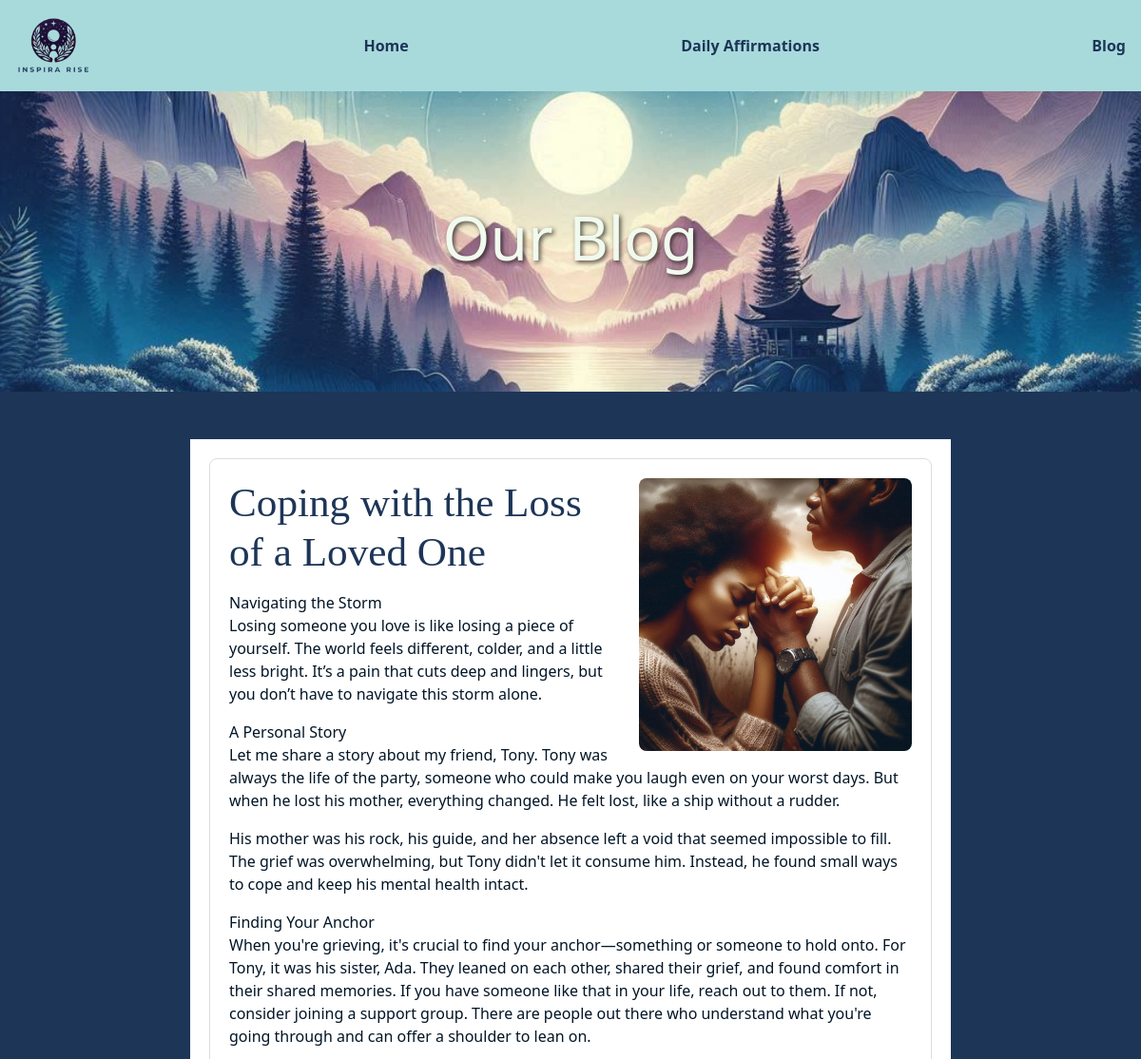
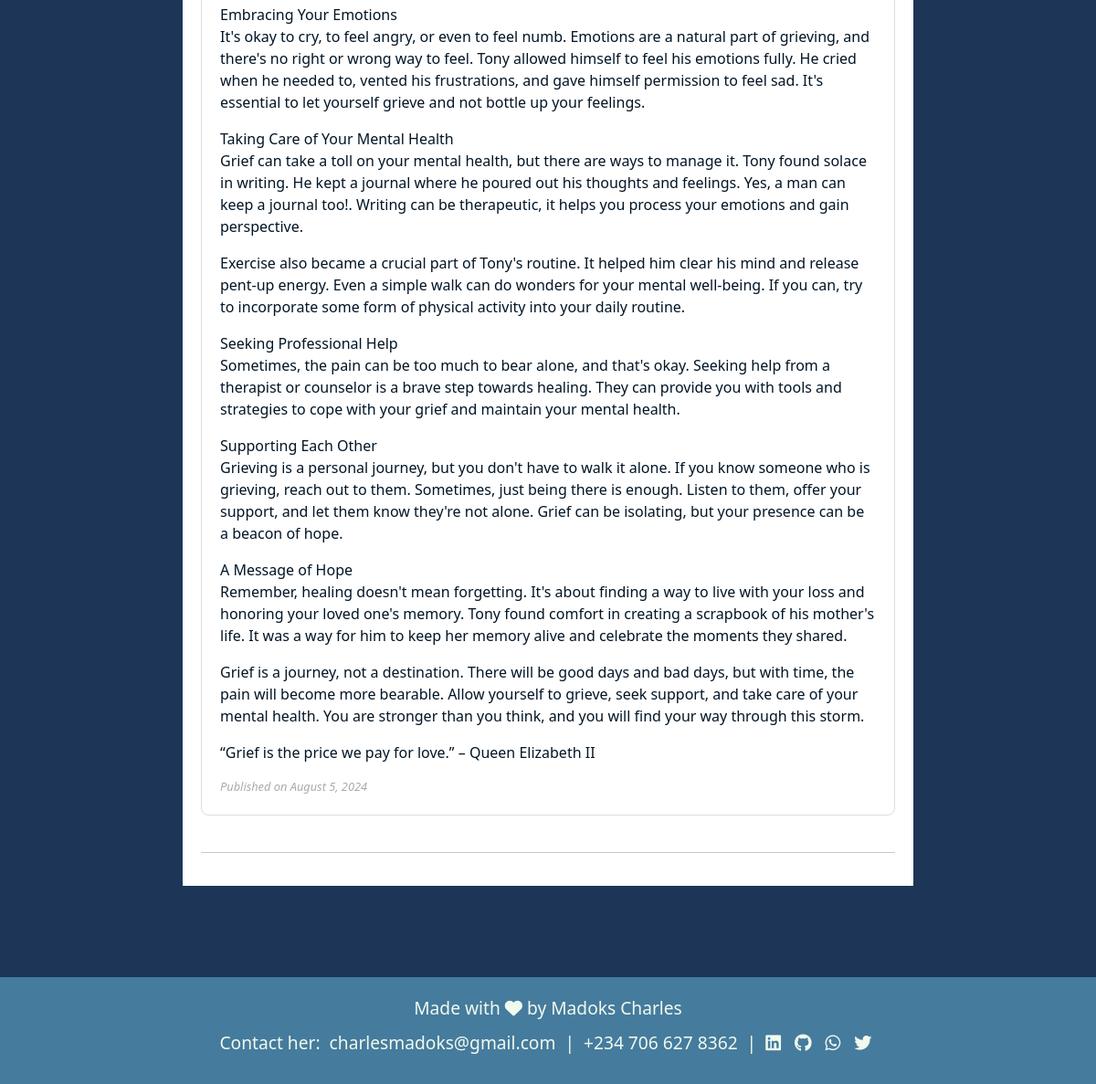
Screenshot of /blog/ with the database file from the repository (2 pictures, top to bottom).
### quotes/models.py (models this page shows, shortened)
class BlogPost(models.Model):
    title = models.CharField(max_length=200)
    content = models.TextField()
    created_at = models.DateTimeField(auto_now_add=True)
    updated_at = models.DateTimeField(auto_now=True)
    image = models.ImageField(upload_to='blog_images/', null=True, blank=True)

### quotes/views.py (the view)
# urls.py: path('blog/', blog, name='blog'),
def blog(request):
    posts = BlogPost.objects.all().order_by('-created_at')
    return render(request, 'quotes/blog.html', {'posts': posts})

### quotes/templates/quotes/blog.html
{% extends 'base.html' %}
{% load static %}
{% block content %}
<div class="blog-cover">
    <img src="{% static 'quotes/images/pic2.png' %}" alt="Our Blog Cover" class="cover-image">
    <div class="cover-text">
        <h1>Our Blog</h1>
    </div>
</div>
<div class="blog-container">
    {% for post in posts %}
        <article class="blog-post">
            {% if post.image %}
                <img src="{{ post.image.url }}" alt="{{ post.title }}" class="post-image">
            {% endif %}
            <h2>{{ post.title }}</h2>
            <p>{{ post.content|linebreaks }}</p>
            <small class="date">Published on {{ post.created_at|date:"F j, Y" }}</small>
        </article>
        <hr>
    {% endfor %}
</div>
{% endblock %}

### quotes/static/quotes/css/styles.css (style rules this page uses)
:root { --primary-color: #A8DADC; --secondary-color: #F1FAEE; --accent-color: #457B9D; --background-color: #1D3557; }
body { background-color: var(--background-color) !important; font-family: Arial, sans-serif; color: var(--secondary-color); margin: 0; padding: 0; }
h1, h2 { color: var(--secondary-color) !important; }
.date { font-size: 0.8em; color: #888; }
.blog-cover { position: relative; text-align: center; color: white; margin-bottom: 50px; }
.cover-image { width: 100%; height: auto; display: block; }
.cover-text { position: absolute; top: 50%; left: 50%; transform: translate(-50%, -50%); }
.cover-text h1 { font-size: 4rem; text-shadow: 2px 2px 5px rgba(0, 0, 0, 0.7); }
.blog-container { max-width: 800px; margin: 0 auto; padding: 20px; background-color: #ffffff; }
.blog-post { position: relative; margin-bottom: 40px; padding: 20px; border: 1px solid #ddd; border-radius: 8px; background-color: #ffffff; }
.blog-post img { float: right; margin-left: 20px; margin-bottom: 10px; max-width: 40%; border-radius: 8px; }
.blog-post h2 { color: var(--background-color) !important; margin-top: 0; font-family: 'Playfair Display', serif; font-size: 2.7rem; }
.blog-post p { color: #021526; }
.date { display: block; margin-top: 10px; font-style: italic; color: #aaa; }
html, body { height: 100%; margin: 0; }
body { display: flex; flex-direction: column; }

### rows the page displays
BlogPost: image (picture), title "Coping with the Loss of a Loved One", content "Navigating the Storm Losing someone you love is like losing a piece of yourself. The world feels different, colder, and a little less bright. It’s a pain that cuts deep and lingers, but you don’t have to navigate this storm alone. A Personal Story Let me share a story about my friend, Tony. Tony was always the life of the party, someone who could make you laugh even on your worst days. But when he lost his mother, everything changed. He felt lost, like a ship without a rudder. His mother was his rock, his guide, and her absence left a void that seemed impossible to fill. The grief was overwhelming, but Tony didn't let it consume him. Instead, he found small ways to cope and keep his mental…", created_at "August 5, 2024"
